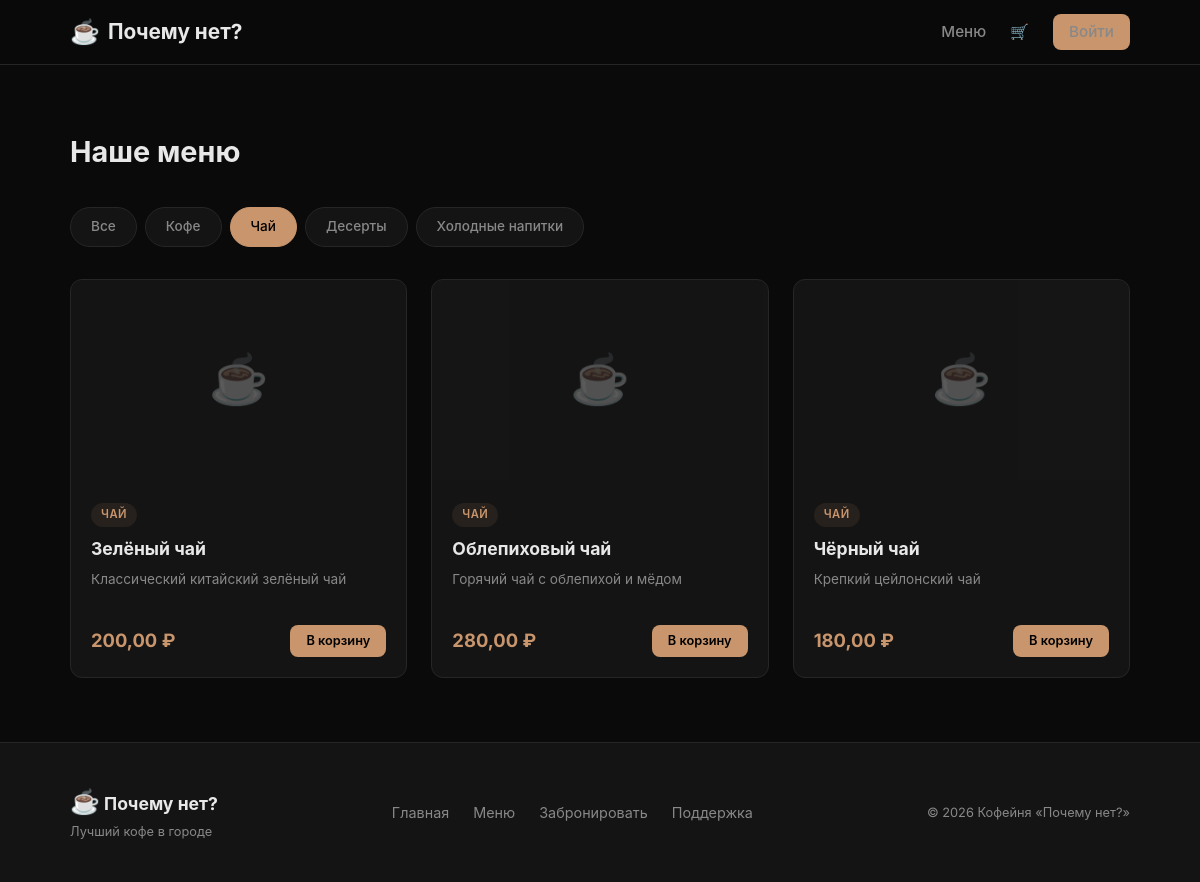
The app's page /menu/?category=tea with its own data.
### menu/models.py (models this page shows, shortened)
class Category(models.Model):
    name = models.CharField('Название', max_length=100)
    slug = models.SlugField(unique=True)
    class Meta:
        verbose_name = 'Категория'
        verbose_name_plural = 'Категории'

class Product(models.Model):
    category = models.ForeignKey(Category, on_delete=models.CASCADE, related_name='products')
    name = models.CharField('Название', max_length=200)
    description = models.TextField('Описание', blank=True)
    price = models.DecimalField('Цена', max_digits=8, decimal_places=2)
    image = models.ImageField('Фото', upload_to='products/', blank=True)
    is_available = models.BooleanField('Доступен', default=True, db_index=True)
    class Meta:
        verbose_name = 'Товар'
        verbose_name_plural = 'Товары'
        ordering = ['category', 'name']
        constraints = [
            models.CheckConstraint(check=models.Q(price__gte=0), name='product_price_positive')
        ]

### menu/views.py (the view)
# urls.py: path('menu/', views.menu_view, name='menu'),
def menu_view(request):
    categories = Category.objects.prefetch_related('products').all()
    active_category = request.GET.get('category')
    if active_category:
        products = Product.objects.filter(category__slug=active_category, is_available=True)
    else:
        products = Product.objects.filter(is_available=True)
    return render(request, 'menu/menu.html', {
        'categories': categories,
        'products': products,
        'active_category': active_category,
    })

### orders/context_processors.py (called while the page is built)
def cart_count(request):
    cart = request.session.get('cart', {})
    count = sum(item['qty'] for item in cart.values())
    return {'cart_count': count}

### templates/menu/menu.html (shortened to what this page needs)
{% extends 'base.html' %}
{% block content %}
<section class="section">
    <div class="container">
        <h1 class="section-title">Наше меню</h1>
        <div class="category-tabs">
            <a href="{% url 'menu' %}" class="tab {% if not active_category %}tab-active{% endif %}">Все</a>
            {% for cat in categories %}
            <a href="{% url 'menu' %}?category={{ cat.slug }}" class="tab {% if active_category == cat.slug %}tab-active{% endif %}">
                {{ cat.name }}
            </a>
            {% endfor %}
        </div>
        <div class="product-grid">
            {% for product in products %}
            <div class="product-card">
                {% if product.image %}
                <div class="product-img" style="background-image: url('{{ product.image.url }}')"></div>
                {% else %}
                <div class="product-img product-img-placeholder">☕</div>
                {% endif %}
                <div class="product-info">
                    <span class="product-category-badge">{{ product.category.name }}</span>
                    <h3>{{ product.name }}</h3>
                    <p class="product-desc">{{ product.description|truncatewords:15 }}</p>
                    <div class="product-bottom">
                        <span class="product-price">{{ product.price }} ₽</span>
                        <a href="{% url 'add_to_cart' product.pk %}" class="btn btn-primary btn-sm">В корзину</a>
                    </div>
                </div>
            </div>
            {% empty %}
            <p class="empty-text">В этой категории пока нет товаров.</p>
            {% endfor %}
        </div>
    </div>
</section>
{% endblock %}

### static/css/style.css (style rules this page uses)
*, *::before, *::after { margin: 0; padding: 0; box-sizing: border-box; }
:root { --bg: #0a0a0a; --bg-card: #141414; --bg-card-hover: #1c1c1c; --bg-input: #1a1a1a; --text: #e8e8e8; --text-muted: #888; --accent: #c8956c; --accent-hover: #d4a57c; --border: #262626; --success: #4ade80; --error: #f87171; --radius: 12px; --radius-sm: 8px; --shadow: 0 4px 24px rgba(0,0,0,.4); --transition: .25s ease; }
html { scroll-behavior: smooth; }
body { font-family: 'Inter', -apple-system, sans-serif; background: var(--bg); color: var(--text); line-height: 1.6; min-height: 100vh; display: flex; flex-direction: column; }
a { color: var(--accent); text-decoration: none; transition: color var(--transition); }
.container { max-width: 1100px; margin: 0 auto; padding: 0 20px; }
.btn { display: inline-flex; align-items: center; justify-content: center; padding: 10px 24px; border-radius: var(--radius-sm); font-weight: 600; font-size: .9rem; border: none; cursor: pointer; transition: all var(--transition); text-decoration: none; }
.btn-primary { background: var(--accent); color: #000; }
.btn-sm { padding: 6px 16px; font-size: .8rem; }
.section { padding: 64px 0; }
.section-title { font-size: 1.8rem; font-weight: 700; margin-bottom: 32px; }
.product-grid { display: grid; grid-template-columns: repeat(auto-fill, minmax(280px, 1fr)); gap: 24px; }
.product-card { background: var(--bg-card); border: 1px solid var(--border); border-radius: var(--radius); overflow: hidden; transition: all var(--transition); }
.product-img { height: 200px; background-size: cover; background-position: center; background-color: #1a1a1a; }
.product-img-placeholder { display: flex; align-items: center; justify-content: center; font-size: 3rem; opacity: .3; }
.product-info { padding: 20px; }
.product-info h3 { font-size: 1.1rem; margin-bottom: 6px; }
.product-desc { color: var(--text-muted); font-size: .85rem; margin-bottom: 16px; min-height: 40px; }
.product-bottom { display: flex; align-items: center; justify-content: space-between; }
.product-price { font-size: 1.15rem; font-weight: 700; color: var(--accent); }
.product-category-badge { display: inline-block; font-size: .7rem; font-weight: 600; text-transform: uppercase; color: var(--accent); background: rgba(200,149,108,.1); padding: 3px 10px; border-radius: 20px; margin-bottom: 8px; letter-spacing: .5px; }
.category-tabs { display: flex; gap: 8px; margin-bottom: 32px; flex-wrap: wrap; }
.tab { padding: 8px 20px; border-radius: 20px; font-size: .85rem; font-weight: 500; color: var(--text-muted); background: var(--bg-card); border: 1px solid var(--border); transition: all var(--transition); }
.tab-active { background: var(--accent); color: #000; border-color: var(--accent); }

### records on screen
Category: name "Кофе"
Category: name "Чай"
Category: name "Десерты"
Category: name "Холодные напитки"
Product: category.name "ЧАЙ", name "Зелёный чай", description "Классический китайский зелёный чай", price "200,00"
Product: category.name "ЧАЙ", name "Облепиховый чай", description "Горячий чай с облепихой и мёдом", price "280,00"
Product: category.name "ЧАЙ", name "Чёрный чай", description "Крепкий цейлонский чай", price "180,00"
